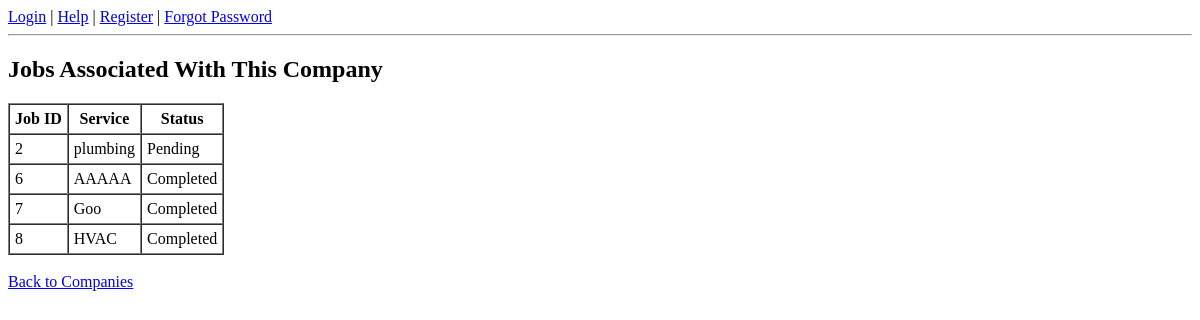
/companies/2/jobs, run on an earlier commit of the app's database.
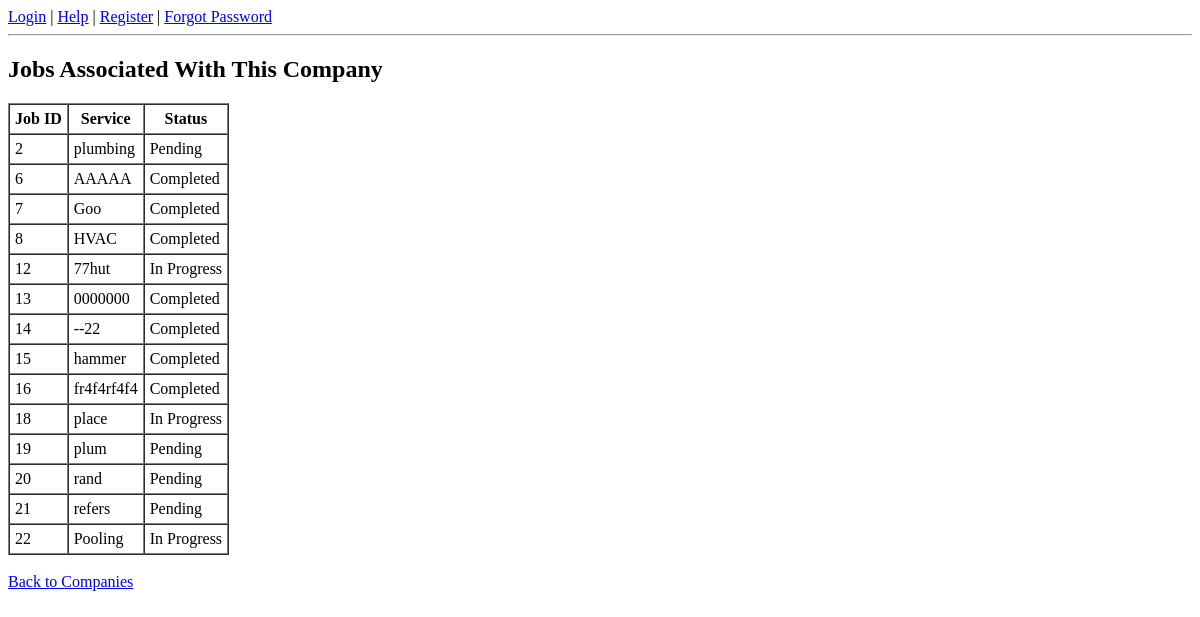
And on a later commit of the database.
### tables this page shows
CREATE TABLE Job_Request (
        jobID INTEGER PRIMARY KEY AUTOINCREMENT,
        clientID INTEGER NOT NULL,
        contractorID INTEGER,
        companyID INTEGER,
        service TEXT,
        status TEXT CHECK(status IN ('Pending', 'In Progress', 'Completed', 'Cancelled')) DEFAULT 'Pending',
        date_posted DATE NOT NULL,
        date_fulfilled DATE, client_approval TEXT CHECK(client_approval IN ('Pending','Approved','Denied')) DEFAULT 'Pending',
        FOREIGN KEY(clientID) REFERENCES Client(clientID),
        FOREIGN KEY(contractorID) REFERENCES Contractor(contractorID),
        FOREIGN KEY(companyID) REFERENCES Company(companyID)
    );

### app.py (the view)
@app.route("/companies/<int:company_id>/jobs")
def view_company_jobs(company_id):
    conn = sqlite3.connect('project.db')
    conn.row_factory = sqlite3.Row
    cursor = conn.cursor()
    cursor.execute("""
        SELECT jobID, service, status
        FROM Job_Request
        WHERE companyID = ?
    """, (company_id,))
    jobs = cursor.fetchall()
    conn.close()
    return render_template("company_jobs.html", jobs=jobs, company_id=company_id)

### templates/company_jobs.html
{% extends "base.html" %}
{% block content %}
<h2>Jobs Associated With This Company</h2>
{% if jobs %}
    <table border="1" cellpadding="5" cellspacing="0">
        <tr>
            <th>Job ID</th>
            <th>Service</th>
            <th>Status</th>
        </tr>
        {% for job in jobs %}
        <tr>
            <td>{{ job.jobID }}</td>
            <td>{{ job.service }}</td>
            <td>{{ job.status }}</td>
        </tr>
        {% endfor %}
    </table>
{% else %}
    <p>No jobs are associated with this company yet.</p>
{% endif %}
<br>
<a href="/companies">Back to Companies</a>
{% endblock %}

What changed in the data, as far as the page shows it:
added Job_Request: jobID "12", service "77hut", status "In Progress"
added Job_Request: jobID "13", service "0000000", status "Completed"
added Job_Request: jobID "14", service "--22", status "Completed"
added Job_Request: jobID "15", service "hammer", status "Completed"
added Job_Request: jobID "16", service "fr4f4rf4f4", status "Completed"
added Job_Request: jobID "18", service "place", status "In Progress"
added Job_Request: jobID "19", service "plum", status "Pending"
added Job_Request: jobID "20", service "rand", status "Pending"
added Job_Request: jobID "21", service "refers", status "Pending"
added Job_Request: jobID "22", service "Pooling", status "In Progress"
